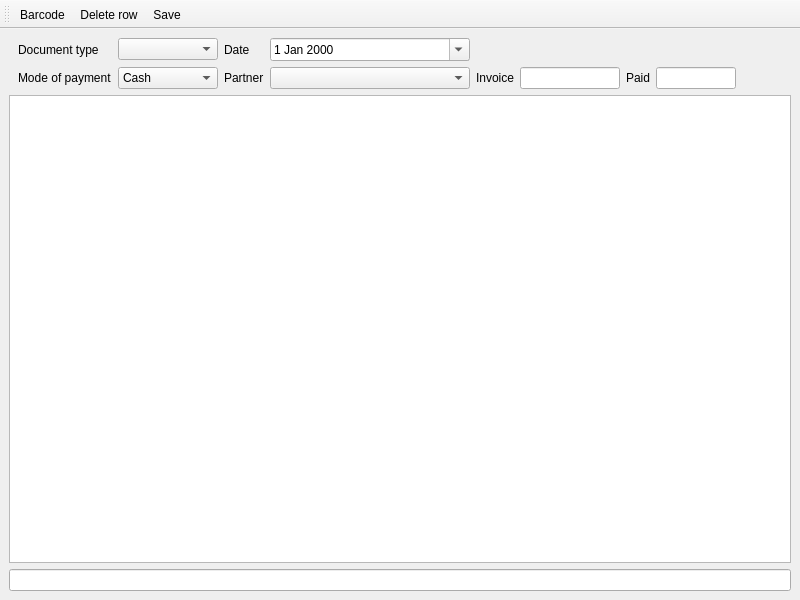
<?xml version="1.0" encoding="UTF-8"?>
<ui version="4.0">
 <class>SC_StoreDoc</class>
 <widget class="QMainWindow" name="SC_StoreDoc">
  <property name="geometry">
   <rect>
    <x>0</x>
    <y>0</y>
    <width>800</width>
    <height>600</height>
   </rect>
  </property>
  <property name="windowTitle">
   <string>MainWindow</string>
  </property>
  <widget class="QWidget" name="centralwidget">
   <layout class="QHBoxLayout" name="horizontalLayout">
    <item>
     <layout class="QGridLayout" name="gridLayout">
      <item row="0" column="0">
       <widget class="QWidget" name="widget" native="true">
        <layout class="QGridLayout" name="gridLayout_2">
         <property name="topMargin">
          <number>0</number>
         </property>
         <property name="rightMargin">
          <number>0</number>
         </property>
         <property name="bottomMargin">
          <number>0</number>
         </property>
         <item row="1" column="4">
          <widget class="QLabel" name="label_5">
           <property name="text">
            <string>Invoice</string>
           </property>
          </widget>
         </item>
         <item row="0" column="0">
          <widget class="QLabel" name="label">
           <property name="text">
            <string>Document type</string>
           </property>
          </widget>
         </item>
         <item row="1" column="0">
          <widget class="QLabel" name="label_3">
           <property name="text">
            <string>Mode of payment</string>
           </property>
          </widget>
         </item>
         <item row="0" column="2">
          <widget class="QLabel" name="label_2">
           <property name="text">
            <string>Date</string>
           </property>
          </widget>
         </item>
         <item row="1" column="2">
          <widget class="QLabel" name="label_4">
           <property name="text">
            <string>Partner</string>
           </property>
          </widget>
         </item>
         <item row="1" column="6">
          <widget class="QLabel" name="label_6">
           <property name="text">
            <string>Paid</string>
           </property>
          </widget>
         </item>
         <item row="1" column="7">
          <widget class="QLineEdit" name="lePaid">
           <property name="minimumSize">
            <size>
             <width>80</width>
             <height>0</height>
            </size>
           </property>
          </widget>
         </item>
         <item row="1" column="5">
          <widget class="QLineEdit" name="leInvoice">
           <property name="minimumSize">
            <size>
             <width>100</width>
             <height>0</height>
            </size>
           </property>
          </widget>
         </item>
         <item row="0" column="1">
          <widget class="QComboBox" name="cbDocType"/>
         </item>
         <item row="0" column="3">
          <widget class="QDateEdit" name="deDate">
           <property name="calendarPopup">
            <bool>true</bool>
           </property>
          </widget>
         </item>
         <item row="1" column="1">
          <widget class="QComboBox" name="cbPayment">
           <property name="minimumSize">
            <size>
             <width>100</width>
             <height>0</height>
            </size>
           </property>
           <item>
            <property name="text">
             <string>Cash</string>
            </property>
           </item>
           <item>
            <property name="text">
             <string>Credit</string>
            </property>
           </item>
          </widget>
         </item>
         <item row="1" column="3">
          <widget class="QComboBox" name="cbPartner">
           <property name="minimumSize">
            <size>
             <width>200</width>
             <height>0</height>
            </size>
           </property>
           <property name="baseSize">
            <size>
             <width>0</width>
             <height>0</height>
            </size>
           </property>
          </widget>
         </item>
         <item row="1" column="8">
          <spacer name="horizontalSpacer">
           <property name="orientation">
            <enum>Qt::Horizontal</enum>
           </property>
           <property name="sizeHint" stdset="0">
            <size>
             <width>537</width>
             <height>20</height>
            </size>
           </property>
          </spacer>
         </item>
        </layout>
       </widget>
      </item>
      <item row="2" column="0">
       <widget class="QTableWidget" name="tblData">
        <property name="editTriggers">
         <set>QAbstractItemView::NoEditTriggers</set>
        </property>
        <property name="selectionMode">
         <enum>QAbstractItemView::SingleSelection</enum>
        </property>
        <property name="selectionBehavior">
         <enum>QAbstractItemView::SelectRows</enum>
        </property>
       </widget>
      </item>
      <item row="3" column="0">
       <widget class="QWidget" name="widget_2" native="true">
        <layout class="QHBoxLayout" name="horizontalLayout_3">
         <property name="spacing">
          <number>2</number>
         </property>
         <property name="leftMargin">
          <number>0</number>
         </property>
         <property name="topMargin">
          <number>0</number>
         </property>
         <property name="rightMargin">
          <number>0</number>
         </property>
         <property name="bottomMargin">
          <number>0</number>
         </property>
         <item>
          <widget class="QLineEdit" name="leTotal">
           <property name="readOnly">
            <bool>true</bool>
           </property>
          </widget>
         </item>
        </layout>
       </widget>
      </item>
     </layout>
    </item>
   </layout>
  </widget>
  <widget class="QToolBar" name="toolBar">
   <property name="windowTitle">
    <string>toolBar</string>
   </property>
   <attribute name="toolBarArea">
    <enum>TopToolBarArea</enum>
   </attribute>
   <attribute name="toolBarBreak">
    <bool>false</bool>
   </attribute>
   <addaction name="actionBarcode"/>
   <addaction name="actionDelete_row"/>
   <addaction name="actionSave"/>
  </widget>
  <action name="actionBarcode">
   <property name="icon">
    <iconset resource="res.qrc">
     <normaloff>:/img/new.png</normaloff>:/img/new.png</iconset>
   </property>
   <property name="text">
    <string>Barcode</string>
   </property>
   <property name="shortcut">
    <string>F1</string>
   </property>
  </action>
  <action name="actionSave">
   <property name="icon">
    <iconset resource="res.qrc">
     <normaloff>:/img/save.png</normaloff>:/img/save.png</iconset>
   </property>
   <property name="text">
    <string>Save</string>
   </property>
  </action>
  <action name="actionDelete_row">
   <property name="icon">
    <iconset resource="res.qrc">
     <normaloff>:/img/trash.PNG</normaloff>:/img/trash.PNG</iconset>
   </property>
   <property name="text">
    <string>Delete row</string>
   </property>
  </action>
 </widget>
 <resources>
  <include location="res.qrc"/>
 </resources>
 <connections/>
</ui>
